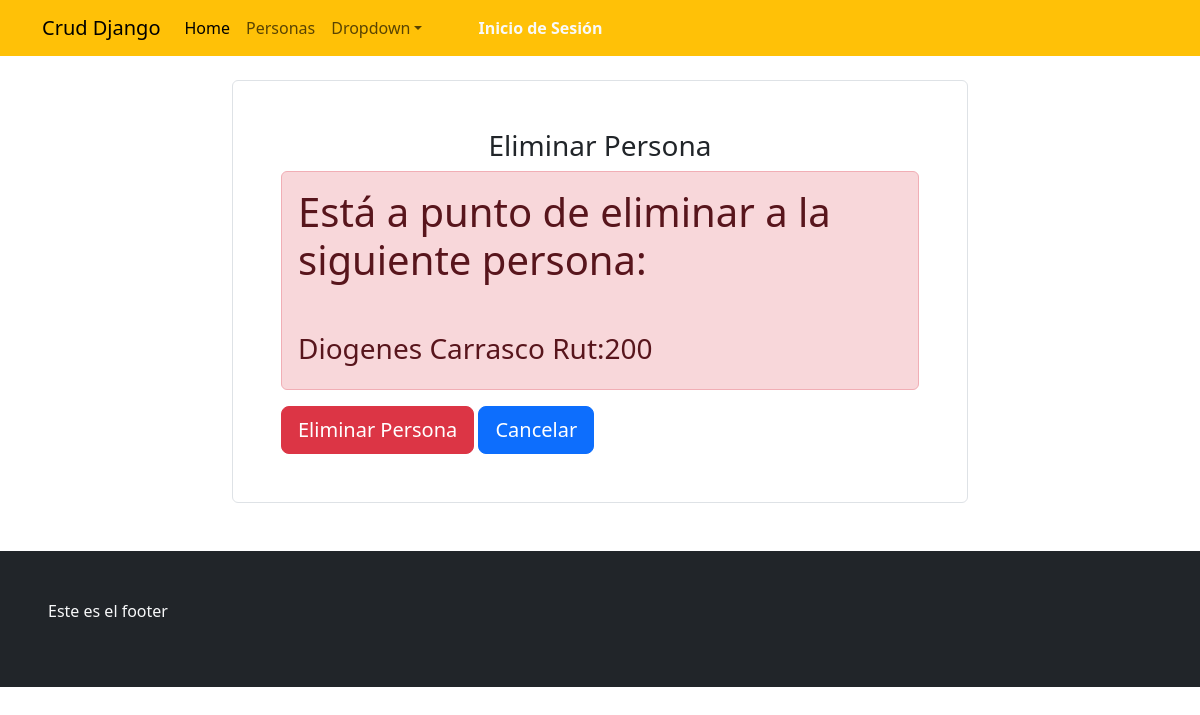
The page /eliminarpersona/200 on the database its author committed.
### appcrud/models.py (models this page shows, shortened)
class Persona(models.Model):
    rut=models.CharField(max_length=10,primary_key=True, null=False)
    nombre=models.CharField(max_length=50,null=False)
    apellido=models.CharField(max_length=50, null=False)
    fecha_ncto=models.DateField(verbose_name='Fecha de Nacimiento',error_messages='ta malo')
    correo=models.EmailField(error_messages='coloca bien el correo...')
    telefono=models.IntegerField()
    imagen=models.ImageField(upload_to='personas',null=True)

### appcrud/views.py (the view)
# urls.py: path('eliminarpersona/<id>', eliminarpersona, name='eliminarpersona'),
def eliminarpersona(request, id):
    persona=get_object_or_404(Persona,rut=id)
    datos={
        "persona":persona
    }
    if request.method=="POST":
        if persona.imagen:
            remove(path.join(str(settings.MEDIA_ROOT).replace('/media','')+persona.imagen.url))
        persona.delete()
        messages.error(request, 'Persona Eliminada')
        return redirect(to='personas')
    return render(request,'appcrud/eliminarpersona.html',datos)

### appcrud/templates/appcrud/eliminarpersona.html (shortened to what this page needs)
{% extends "appcrud/base.html" %}
{% load static %}
{% load crispy_forms_tags %}
{% block contenido %}
<div class="container">
    <div class='mt-4 mb-5'>
        <div class="row">
            <div class="col-lg-2"></div>
            <div class="col-lg-8">
                <div class="p-5 border rounded">
                    <h3 class="text-center">Eliminar Persona</h3>
                    <div class="alert alert-danger" role="alert">
                        <strong>
                            <h1>Está a punto de eliminar a la siguiente persona:</h1>
                        </strong>
                        <div class="mt-5">
                            <h3>{{persona.nombre}} {{persona.apellido }} Rut:{{persona.rut}}</h3>
                        </div>
                    </div>
                    <div class="mt-3">
                        <button type="button" class="btn btn-danger btn-lg" data-bs-toggle="modal" data-bs-target="#myModal">
                            Eliminar Persona
                        </button>
                        <a href="{% url 'personas' %}"><input type="button" value="Cancelar"
                                class="btn btn-primary btn-lg"></a>
                    </div>
                </div>
            </div>
            <div class="col-lg-2"></div>
        </div>
    </div>
</div>
{% endblock contenido %}

### rows shown on the page
Persona: nombre "Diogenes", apellido "Carrasco", rut "200"
